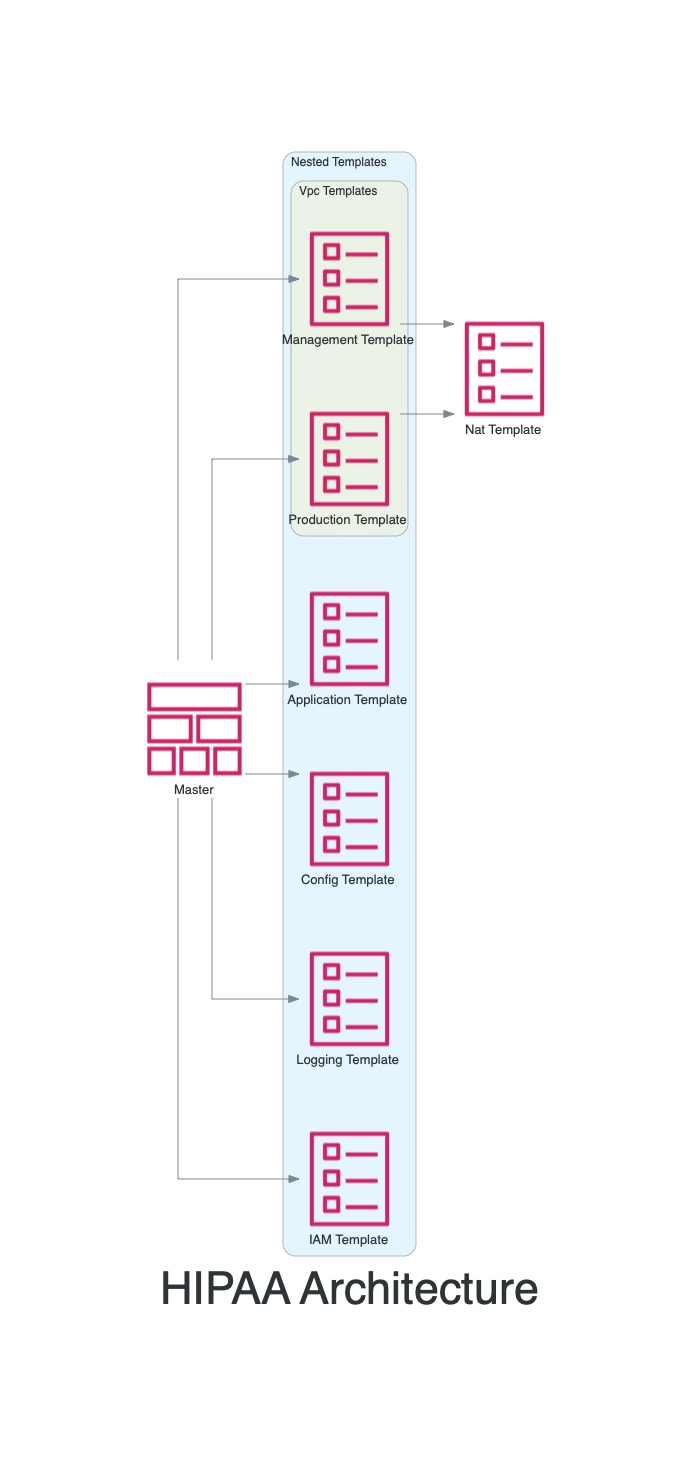

The Python source for this figure:
from diagrams import Cluster, Diagram, Edge
from diagrams.aws.compute import EC2
from diagrams.aws.database import RDS
from diagrams.aws.network import ELB
from diagrams.aws.network import VPC
from diagrams.aws.management import CloudformationStack
from diagrams.aws.management import Cloudformation
from diagrams.aws.management import CloudformationTemplate


graph_attr = {
    "fontsize": "45",
    "bgcolor": "transparent"
}

with Diagram("HIPAA Architecture", show=True, outformat="jpg", filename="arch1", graph_attr=graph_attr, direction="TB"):
    # ELB("lb") >> EC2("web") >> RDS("userdb")
    
    # Vpc=VPC("Default Vpc")
    masterTemplate = CloudformationStack("Master")

    with Cluster("Nested Templates"):
        with Cluster("Vpc Templates"):
            vpcTemplates = [CloudformationTemplate("Management Template"), CloudformationTemplate("Production Template")]
        nestedTemplates = [ CloudformationTemplate("Application Template"), CloudformationTemplate("Config Template") , CloudformationTemplate("Logging Template"), CloudformationTemplate("IAM Template")   ]

    natTemplate = CloudformationTemplate("Nat Template")

    masterTemplate >> vpcTemplates >> natTemplate 
    masterTemplate >> nestedTemplates

    
    # CloudformationTemplate("Management Template") >> natTemplate
    # CloudformationTemplate("Production Template") >> natTemplate

    # iamTemplate=CloudformationTemplate("Iam Template")
    # loggingTemplate=CloudformationTemplate("Logging Template")

    # masterTemplate >> iamTemplate
    # masterTemplate >> loggingTemplate

# from diagrams import Diagram
# from diagrams.aws.compute import EC2

# with Diagram("Simple Diagram"):
#     EC2("web")
